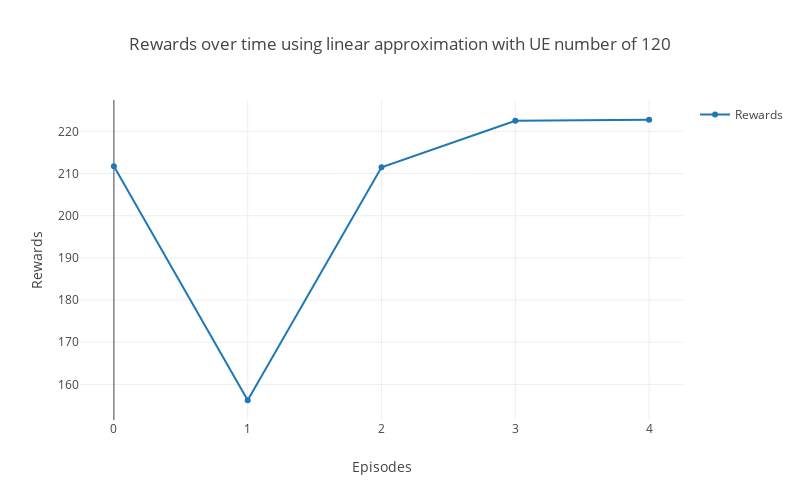

Notebook code cell kept with this figure:
### Code cell
# Create rewards graph
rewards = go.Scatter(
    x = len(result_linear.Rewards),
    y = result_linear.Rewards,
    name='Rewards'
)

data = [rewards]


# Plot and embed in ipython notebook!
plotly.offline.iplot(
    {"data": data,
     "layout": go.Layout(
         height=500,
         width=800,
         title="Rewards over time using linear approximation",
         xaxis=dict(
             title='Episodes',
         ),
         yaxis=dict(
             title='Rewards',
         ), 
         showlegend=True)},
    show_link=False,
    link_text=None)

# this plot is for presentation so that each plot is in the same scale
# plotly.offline.iplot(
#     {"data": data,
#      "layout": {'xaxis':{'range': [0, 301], 'title': 'x'},
#                    'yaxis':{'range': [100, 320], 'title': 'y'},
#                    'title':"Rewards over time using Linear approximation",
#                    'height' : 1000,
#                    'width' :1000,
#                    'showlegend': False,
#                   }
#     })

### Figure 1 — Plotly figure (JSON) as saved in the notebook; plotly's stock layout.template omitted (floating-point values rounded to 4 significant figures)
{"data": [{"name": "Rewards", "type": "scatter", "x": 5, "y": [211.8, 156.2, 211.5, 222.5, 222.8]}], "layout": {"height": 500, "showlegend": true, "title": "Rewards over time using linear approximation with UE number of 120", "width": 800, "xaxis": {"title": "Episodes"}, "yaxis": {"title": "Rewards"}}}
